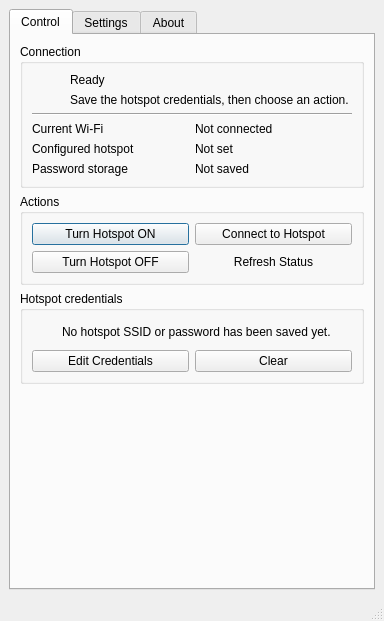
<?xml version="1.0" encoding="UTF-8"?>
<ui version="4.0">
 <class>MainWindow</class>
 <widget class="QMainWindow" name="MainWindow">
  <property name="windowTitle">
   <string>EasySpot for Linux</string>
  </property>
  <widget class="QWidget" name="centralWidget">
   <layout class="QVBoxLayout" name="mainLayout">
    <item>
     <widget class="QTabWidget" name="mainTabs">
      <property name="currentIndex">
       <number>0</number>
      </property>
      <widget class="QWidget" name="controlTab">
       <attribute name="title">
        <string>Control</string>
       </attribute>
       <layout class="QVBoxLayout" name="controlLayout">
        <item>
         <widget class="QGroupBox" name="statusGroup">
          <property name="title">
           <string>Connection</string>
          </property>
          <layout class="QVBoxLayout" name="statusLayout">
           <item>
            <layout class="QGridLayout" name="statusHeaderLayout">
             <item row="0" column="0" rowspan="2">
              <widget class="QLabel" name="statusIconLabel">
               <property name="minimumSize">
                <size>
                 <width>32</width>
                 <height>32</height>
                </size>
               </property>
               <property name="maximumSize">
                <size>
                 <width>32</width>
                 <height>32</height>
                </size>
               </property>
               <property name="text">
                <string/>
               </property>
               <property name="alignment">
                <set>Qt::AlignCenter</set>
               </property>
              </widget>
             </item>
             <item row="0" column="1">
              <widget class="QLabel" name="statusLabel">
               <property name="text">
                <string>Ready</string>
               </property>
              </widget>
             </item>
             <item row="1" column="1">
              <widget class="QLabel" name="detailLabel">
               <property name="text">
                <string>Save the hotspot credentials, then choose an action.</string>
               </property>
               <property name="wordWrap">
                <bool>true</bool>
               </property>
              </widget>
             </item>
            </layout>
           </item>
           <item>
            <widget class="Line" name="statusSeparator">
             <property name="orientation">
              <enum>Qt::Horizontal</enum>
             </property>
            </widget>
           </item>
           <item>
            <layout class="QGridLayout" name="stateSummaryLayout">
             <item row="0" column="0">
              <widget class="QLabel" name="currentSsidLabel">
               <property name="text">
                <string>Current Wi-Fi</string>
               </property>
              </widget>
             </item>
             <item row="0" column="1">
              <widget class="QLabel" name="currentSsidValueLabel">
               <property name="text">
                <string>Not connected</string>
               </property>
              </widget>
             </item>
             <item row="1" column="0">
              <widget class="QLabel" name="targetSsidLabel">
               <property name="text">
                <string>Configured hotspot</string>
               </property>
              </widget>
             </item>
             <item row="1" column="1">
              <widget class="QLabel" name="targetSsidValueLabel">
               <property name="text">
                <string>Not set</string>
               </property>
              </widget>
             </item>
             <item row="2" column="0">
              <widget class="QLabel" name="passwordSavedLabel">
               <property name="text">
                <string>Password storage</string>
               </property>
              </widget>
             </item>
             <item row="2" column="1">
              <widget class="QLabel" name="passwordSavedValueLabel">
               <property name="text">
                <string>Not saved</string>
               </property>
              </widget>
             </item>
            </layout>
           </item>
          </layout>
         </widget>
        </item>
        <item>
         <widget class="QGroupBox" name="actionsGroup">
          <property name="title">
           <string>Actions</string>
          </property>
          <layout class="QGridLayout" name="actionLayout">
           <item row="0" column="0">
            <widget class="QPushButton" name="turnOnButton">
             <property name="text">
              <string>Turn Hotspot ON</string>
             </property>
             <property name="default">
              <bool>true</bool>
             </property>
            </widget>
           </item>
           <item row="0" column="1">
            <widget class="QPushButton" name="connectButton">
             <property name="text">
              <string>Connect to Hotspot</string>
             </property>
            </widget>
           </item>
           <item row="1" column="0">
            <widget class="QPushButton" name="turnOffButton">
             <property name="text">
              <string>Turn Hotspot OFF</string>
             </property>
            </widget>
           </item>
           <item row="1" column="1">
            <widget class="QPushButton" name="refreshStatusButton">
             <property name="text">
              <string>Refresh Status</string>
             </property>
             <property name="flat">
              <bool>true</bool>
             </property>
            </widget>
           </item>
          </layout>
         </widget>
        </item>
        <item>
         <widget class="QGroupBox" name="credentialsGroup">
          <property name="title">
           <string>Hotspot credentials</string>
          </property>
          <layout class="QVBoxLayout" name="credentialsLayout">
           <item>
            <layout class="QHBoxLayout" name="credentialSummaryLayout">
             <item>
              <widget class="QLabel" name="credentialIconLabel">
               <property name="minimumSize">
                <size>
                 <width>24</width>
                 <height>24</height>
                </size>
               </property>
               <property name="maximumSize">
                <size>
                 <width>24</width>
                 <height>24</height>
                </size>
               </property>
               <property name="text">
                <string/>
               </property>
               <property name="alignment">
                <set>Qt::AlignCenter</set>
               </property>
              </widget>
             </item>
             <item>
              <widget class="QLabel" name="credentialSummaryLabel">
               <property name="text">
                <string>No hotspot SSID or password has been saved yet.</string>
               </property>
               <property name="wordWrap">
                <bool>true</bool>
               </property>
              </widget>
             </item>
            </layout>
           </item>
           <item>
            <layout class="QHBoxLayout" name="credentialsButtonLayout">
             <item>
              <widget class="QPushButton" name="editCredentialsButton">
               <property name="text">
                <string>Edit Credentials</string>
               </property>
              </widget>
             </item>
             <item>
              <widget class="QPushButton" name="clearCredentialsButton">
               <property name="text">
                <string>Clear</string>
               </property>
              </widget>
             </item>
            </layout>
           </item>
          </layout>
         </widget>
        </item>
        <item>
         <spacer name="controlSpacer">
          <property name="orientation">
           <enum>Qt::Vertical</enum>
          </property>
          <property name="sizeHint" stdset="0">
           <size>
            <width>20</width>
            <height>40</height>
           </size>
          </property>
         </spacer>
        </item>
       </layout>
      </widget>
      <widget class="QWidget" name="settingsTab">
       <attribute name="title">
        <string>Settings</string>
       </attribute>
       <layout class="QVBoxLayout" name="settingsLayout">
        <item>
         <widget class="QGroupBox" name="integrationGroup">
          <property name="title">
           <string>System integration</string>
          </property>
          <layout class="QGridLayout" name="integrationLayout">
           <item row="0" column="0">
            <widget class="QCheckBox" name="launchAtLoginCheck">
             <property name="text">
              <string>Launch at login</string>
             </property>
            </widget>
           </item>
           <item row="0" column="1">
            <widget class="QCheckBox" name="debugCheck">
             <property name="text">
              <string>Enable debug information</string>
             </property>
            </widget>
           </item>
           <item row="1" column="0" colspan="2">
            <widget class="QLabel" name="launchAtLoginDescriptionLabel">
             <property name="text">
              <string>EasySpot starts in the system tray after login and keeps running when the window is closed.</string>
             </property>
             <property name="wordWrap">
              <bool>true</bool>
             </property>
            </widget>
           </item>
           <item row="2" column="0">
            <widget class="QPushButton" name="bluetoothSettingsButton">
             <property name="text">
              <string>Bluetooth Settings</string>
             </property>
            </widget>
           </item>
           <item row="2" column="1">
            <widget class="QPushButton" name="networkSettingsButton">
             <property name="text">
              <string>Network Settings</string>
             </property>
            </widget>
           </item>
          </layout>
         </widget>
        </item>
        <item>
         <widget class="QGroupBox" name="advancedGroup">
          <property name="title">
           <string>Advanced</string>
          </property>
          <layout class="QVBoxLayout" name="advancedOuterLayout">
           <item>
            <layout class="QFormLayout" name="advancedLayout">
             <item row="0" column="0">
              <widget class="QLabel" name="bleTimeoutLabel">
               <property name="text">
                <string>BLE scan timeout</string>
               </property>
              </widget>
             </item>
             <item row="0" column="1">
              <widget class="QComboBox" name="bleTimeoutCombo"/>
             </item>
            </layout>
           </item>
           <item>
            <widget class="QLabel" name="bleTimeoutDescriptionLabel">
             <property name="text">
              <string>Increase this only if the phone is slow to appear during BLE scanning.</string>
             </property>
             <property name="wordWrap">
              <bool>true</bool>
             </property>
            </widget>
           </item>
          </layout>
         </widget>
        </item>
        <item>
         <widget class="QGroupBox" name="debugGroup">
          <property name="title">
           <string>Debug information</string>
          </property>
          <property name="visible">
           <bool>false</bool>
          </property>
          <layout class="QVBoxLayout" name="debugLayout">
           <item>
            <widget class="QPushButton" name="copyDebugButton">
             <property name="text">
              <string>Copy Debug Summary</string>
             </property>
            </widget>
           </item>
           <item>
            <widget class="QPlainTextEdit" name="debugText">
             <property name="readOnly">
              <bool>true</bool>
             </property>
            </widget>
           </item>
          </layout>
         </widget>
        </item>
        <item>
         <spacer name="settingsSpacer">
          <property name="orientation">
           <enum>Qt::Vertical</enum>
          </property>
          <property name="sizeHint" stdset="0">
           <size>
            <width>20</width>
            <height>40</height>
           </size>
          </property>
         </spacer>
        </item>
       </layout>
      </widget>
      <widget class="QWidget" name="aboutTab">
       <attribute name="title">
        <string>About</string>
       </attribute>
       <layout class="QVBoxLayout" name="aboutTabLayout">
        <item>
         <widget class="QGroupBox" name="aboutGroup">
          <property name="title">
           <string>EasySpot for Linux</string>
          </property>
          <layout class="QVBoxLayout" name="aboutLayout">
           <item>
            <layout class="QHBoxLayout" name="aboutHeaderLayout">
             <item>
              <widget class="QLabel" name="aboutIconLabel">
               <property name="minimumSize">
                <size>
                 <width>48</width>
                 <height>48</height>
                </size>
               </property>
               <property name="maximumSize">
                <size>
                 <width>48</width>
                 <height>48</height>
                </size>
               </property>
               <property name="text">
                <string/>
               </property>
               <property name="alignment">
                <set>Qt::AlignCenter</set>
               </property>
              </widget>
             </item>
             <item>
              <widget class="QLabel" name="aboutDescriptionLabel">
               <property name="text">
                <string>EasySpot controls an EasySpot Android hotspot over BLE, then connects KDE to the hotspot Wi-Fi network.</string>
               </property>
               <property name="wordWrap">
                <bool>true</bool>
               </property>
              </widget>
             </item>
            </layout>
           </item>
           <item>
            <widget class="QLabel" name="aboutVersionLabel">
             <property name="text">
              <string>Version: 0.1.0</string>
             </property>
            </widget>
           </item>
          </layout>
         </widget>
        </item>
        <item>
         <spacer name="aboutSpacer">
          <property name="orientation">
           <enum>Qt::Vertical</enum>
          </property>
          <property name="sizeHint" stdset="0">
           <size>
            <width>20</width>
            <height>40</height>
           </size>
          </property>
         </spacer>
        </item>
       </layout>
      </widget>
     </widget>
    </item>
   </layout>
  </widget>
  <widget class="QStatusBar" name="statusbar"/>
 </widget>
 <resources/>
 <connections/>
</ui>
